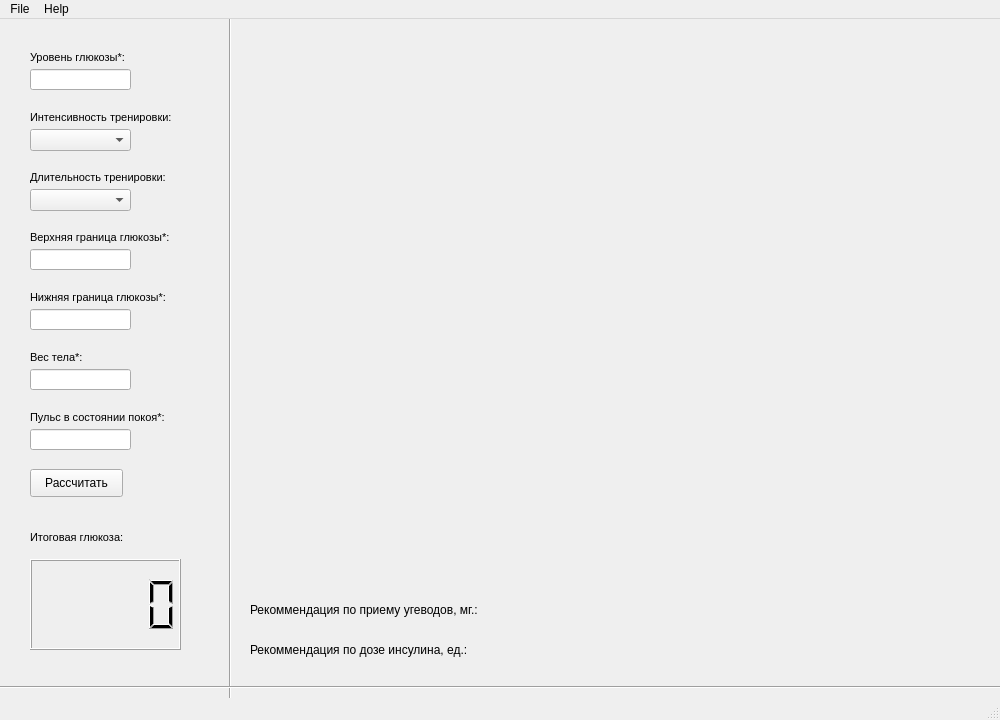
<?xml version="1.0" encoding="UTF-8"?>
<ui version="4.0">
 <class>MainWindow</class>
 <widget class="QMainWindow" name="MainWindow">
  <property name="geometry">
   <rect>
    <x>0</x>
    <y>0</y>
    <width>1000</width>
    <height>720</height>
   </rect>
  </property>
  <property name="minimumSize">
   <size>
    <width>1000</width>
    <height>720</height>
   </size>
  </property>
  <property name="maximumSize">
   <size>
    <width>1000</width>
    <height>720</height>
   </size>
  </property>
  <property name="windowTitle">
   <string>TrainingCalculator</string>
  </property>
  <widget class="QWidget" name="centralwidget">
   <widget class="QLCDNumber" name="lcdNumberResultGlucose">
    <property name="geometry">
     <rect>
      <x>30</x>
      <y>540</y>
      <width>151</width>
      <height>91</height>
     </rect>
    </property>
   </widget>
   <widget class="QLineEdit" name="lineEditGlucose">
    <property name="geometry">
     <rect>
      <x>30</x>
      <y>50</y>
      <width>101</width>
      <height>21</height>
     </rect>
    </property>
   </widget>
   <widget class="QComboBox" name="comboBoxHR">
    <property name="geometry">
     <rect>
      <x>30</x>
      <y>110</y>
      <width>101</width>
      <height>22</height>
     </rect>
    </property>
   </widget>
   <widget class="QComboBox" name="comboBoxDuration">
    <property name="geometry">
     <rect>
      <x>30</x>
      <y>170</y>
      <width>101</width>
      <height>22</height>
     </rect>
    </property>
   </widget>
   <widget class="QLabel" name="label">
    <property name="geometry">
     <rect>
      <x>30</x>
      <y>30</y>
      <width>141</width>
      <height>16</height>
     </rect>
    </property>
    <property name="font">
     <font>
      <pointsize>8</pointsize>
     </font>
    </property>
    <property name="text">
     <string>Уровень глюкозы*:</string>
    </property>
   </widget>
   <widget class="QLabel" name="label_2">
    <property name="geometry">
     <rect>
      <x>30</x>
      <y>90</y>
      <width>181</width>
      <height>16</height>
     </rect>
    </property>
    <property name="font">
     <font>
      <pointsize>8</pointsize>
     </font>
    </property>
    <property name="text">
     <string>Интенсивность тренировки:</string>
    </property>
   </widget>
   <widget class="QLabel" name="label_3">
    <property name="geometry">
     <rect>
      <x>30</x>
      <y>150</y>
      <width>181</width>
      <height>16</height>
     </rect>
    </property>
    <property name="font">
     <font>
      <pointsize>8</pointsize>
     </font>
    </property>
    <property name="text">
     <string>Длительность тренировки:</string>
    </property>
   </widget>
   <widget class="QPushButton" name="pushButtonSimulate">
    <property name="geometry">
     <rect>
      <x>30</x>
      <y>450</y>
      <width>93</width>
      <height>28</height>
     </rect>
    </property>
    <property name="text">
     <string>Рассчитать</string>
    </property>
   </widget>
   <widget class="QLabel" name="ImageLabel">
    <property name="geometry">
     <rect>
      <x>290</x>
      <y>40</y>
      <width>640</width>
      <height>480</height>
     </rect>
    </property>
    <property name="minimumSize">
     <size>
      <width>56</width>
      <height>16</height>
     </size>
    </property>
    <property name="text">
     <string/>
    </property>
   </widget>
   <widget class="QLabel" name="label_4">
    <property name="geometry">
     <rect>
      <x>30</x>
      <y>510</y>
      <width>181</width>
      <height>16</height>
     </rect>
    </property>
    <property name="font">
     <font>
      <pointsize>8</pointsize>
     </font>
    </property>
    <property name="text">
     <string>Итоговая глюкоза:</string>
    </property>
   </widget>
   <widget class="QLabel" name="errorLabel">
    <property name="geometry">
     <rect>
      <x>30</x>
      <y>70</y>
      <width>161</width>
      <height>16</height>
     </rect>
    </property>
    <property name="text">
     <string/>
    </property>
   </widget>
   <widget class="QLabel" name="label_5">
    <property name="geometry">
     <rect>
      <x>30</x>
      <y>210</y>
      <width>171</width>
      <height>16</height>
     </rect>
    </property>
    <property name="font">
     <font>
      <pointsize>8</pointsize>
     </font>
    </property>
    <property name="text">
     <string>Верхняя граница глюкозы*:</string>
    </property>
   </widget>
   <widget class="QLabel" name="errorLabelGHigh">
    <property name="geometry">
     <rect>
      <x>30</x>
      <y>250</y>
      <width>161</width>
      <height>16</height>
     </rect>
    </property>
    <property name="text">
     <string/>
    </property>
   </widget>
   <widget class="QLineEdit" name="lineEditGHigh">
    <property name="geometry">
     <rect>
      <x>30</x>
      <y>230</y>
      <width>101</width>
      <height>21</height>
     </rect>
    </property>
   </widget>
   <widget class="QLabel" name="label_6">
    <property name="geometry">
     <rect>
      <x>30</x>
      <y>270</y>
      <width>171</width>
      <height>16</height>
     </rect>
    </property>
    <property name="font">
     <font>
      <pointsize>8</pointsize>
     </font>
    </property>
    <property name="text">
     <string>Нижняя граница глюкозы*:</string>
    </property>
   </widget>
   <widget class="QLabel" name="errorLabelGLow">
    <property name="geometry">
     <rect>
      <x>30</x>
      <y>310</y>
      <width>161</width>
      <height>16</height>
     </rect>
    </property>
    <property name="text">
     <string/>
    </property>
   </widget>
   <widget class="QLineEdit" name="lineEditGLow">
    <property name="geometry">
     <rect>
      <x>30</x>
      <y>290</y>
      <width>101</width>
      <height>21</height>
     </rect>
    </property>
   </widget>
   <widget class="QLabel" name="errorLabelBW">
    <property name="geometry">
     <rect>
      <x>30</x>
      <y>370</y>
      <width>161</width>
      <height>16</height>
     </rect>
    </property>
    <property name="text">
     <string/>
    </property>
   </widget>
   <widget class="QLabel" name="label_7">
    <property name="geometry">
     <rect>
      <x>30</x>
      <y>330</y>
      <width>171</width>
      <height>16</height>
     </rect>
    </property>
    <property name="font">
     <font>
      <pointsize>8</pointsize>
     </font>
    </property>
    <property name="text">
     <string>Вес тела*:</string>
    </property>
   </widget>
   <widget class="QLineEdit" name="lineEditBW">
    <property name="geometry">
     <rect>
      <x>30</x>
      <y>350</y>
      <width>101</width>
      <height>21</height>
     </rect>
    </property>
   </widget>
   <widget class="QLineEdit" name="lineEditHRb">
    <property name="geometry">
     <rect>
      <x>30</x>
      <y>410</y>
      <width>101</width>
      <height>21</height>
     </rect>
    </property>
   </widget>
   <widget class="QLabel" name="errorLabelHRb">
    <property name="geometry">
     <rect>
      <x>30</x>
      <y>430</y>
      <width>161</width>
      <height>16</height>
     </rect>
    </property>
    <property name="text">
     <string/>
    </property>
   </widget>
   <widget class="QLabel" name="label_8">
    <property name="geometry">
     <rect>
      <x>30</x>
      <y>390</y>
      <width>171</width>
      <height>16</height>
     </rect>
    </property>
    <property name="font">
     <font>
      <pointsize>8</pointsize>
     </font>
    </property>
    <property name="text">
     <string>Пульс в состоянии покоя*:</string>
    </property>
   </widget>
   <widget class="Line" name="line">
    <property name="geometry">
     <rect>
      <x>220</x>
      <y>-20</y>
      <width>20</width>
      <height>721</height>
     </rect>
    </property>
    <property name="orientation">
     <enum>Qt::Vertical</enum>
    </property>
   </widget>
   <widget class="Line" name="line_2">
    <property name="geometry">
     <rect>
      <x>0</x>
      <y>660</y>
      <width>1001</width>
      <height>16</height>
     </rect>
    </property>
    <property name="orientation">
     <enum>Qt::Horizontal</enum>
    </property>
   </widget>
   <widget class="QLabel" name="label_9">
    <property name="geometry">
     <rect>
      <x>250</x>
      <y>580</y>
      <width>251</width>
      <height>21</height>
     </rect>
    </property>
    <property name="text">
     <string>Рекоммендация по приему угеводов, мг.:</string>
    </property>
   </widget>
   <widget class="QLabel" name="label_10">
    <property name="geometry">
     <rect>
      <x>250</x>
      <y>620</y>
      <width>241</width>
      <height>21</height>
     </rect>
    </property>
    <property name="text">
     <string>Рекоммендация по дозе инсулина, ед.:</string>
    </property>
   </widget>
   <widget class="QLabel" name="labelDRec">
    <property name="geometry">
     <rect>
      <x>510</x>
      <y>580</y>
      <width>61</width>
      <height>21</height>
     </rect>
    </property>
    <property name="text">
     <string/>
    </property>
   </widget>
   <widget class="QLabel" name="labelIRec">
    <property name="geometry">
     <rect>
      <x>510</x>
      <y>620</y>
      <width>61</width>
      <height>21</height>
     </rect>
    </property>
    <property name="text">
     <string/>
    </property>
   </widget>
  </widget>
  <widget class="QMenuBar" name="menubar">
   <property name="geometry">
    <rect>
     <x>0</x>
     <y>0</y>
     <width>1000</width>
     <height>26</height>
    </rect>
   </property>
   <widget class="QMenu" name="menuFile">
    <property name="title">
     <string>File</string>
    </property>
    <addaction name="actionClose"/>
   </widget>
   <widget class="QMenu" name="menuHelp">
    <property name="title">
     <string>Help</string>
    </property>
    <addaction name="actionAbout"/>
   </widget>
   <addaction name="menuFile"/>
   <addaction name="menuHelp"/>
  </widget>
  <widget class="QStatusBar" name="statusbar"/>
  <action name="actionClose">
   <property name="text">
    <string>Close</string>
   </property>
  </action>
  <action name="actionAbout">
   <property name="text">
    <string>About</string>
   </property>
  </action>
 </widget>
 <resources/>
 <connections/>
</ui>
